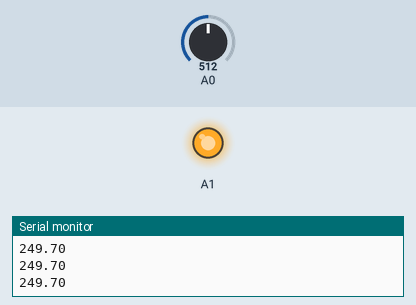
The sketch below on a simulated Arduino Uno, built with avr-gcc and run on an emulated ATmega328P. Parts: output pins drawn as LEDs (lit = HIGH), the last lines printed to the serial monitor. The test bench sets the inputs (shaded band); at power-on: A0 = 512.

Above: at 1.2 s.
1.3 s: A0 set to 69
2.8 s: A0 set to 59
At 4.0 s:
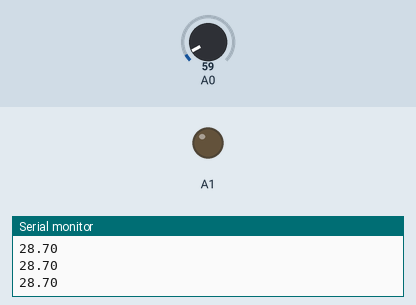
4.3 s: A0 set to 122
At 5.2 s:
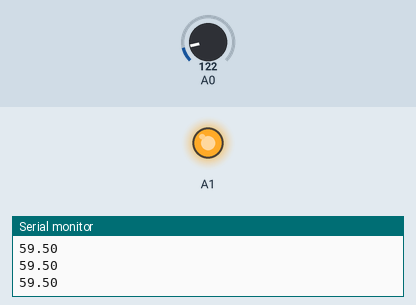
5.8 s: A0 set to 0
At 6.3 s:
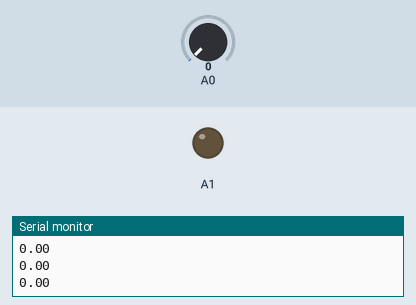
Timing chart, 0 to 8.3 s (numbered marks = the images above; inputs shaded):
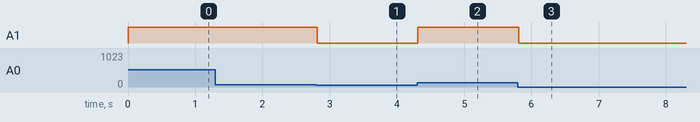

The sketch:

LM35.ino
```cpp
void setup() {
  // put your setup code here, to run once:
  Serial.begin(9600);
  pinMode(A0, INPUT);
  pinMode(A1, OUTPUT);
}

void loop() {
  // put your main code here, to run repeatedly:
  float temp = 0;
  for(int i = 10;i;i--);{
    temp += map(analogRead(A0), 0, 1023,0,4990);
  }
  temp = temp/10;
  Serial.println(temp);
  analogWrite(A1, (int)temp * 4);
  //Serial.print("Se envio: ");
  //Serial.println(map((int)temp,0,150,0,1023));
}
```

Measured:
- the behaviour switches between 66 and 65 on A0 (found by bisection; images 0 and 1)
- after the input at 2.8 s, A1: HIGH → LOW at once
- after the input at 4.3 s, A1: LOW → HIGH at once
- after the input at 5.8 s, A1: HIGH → LOW at once
